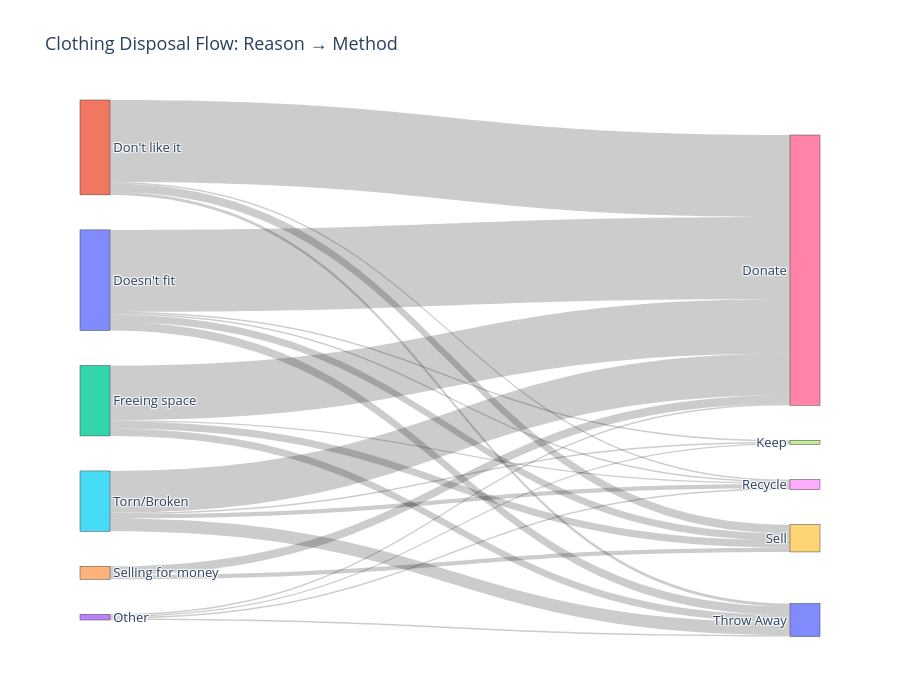

Notebook source saved alongside this figure:
### Markdown cell above
| Meeting Date  | Meeting Time| Completed Before Meeting  | Discuss at Meeting |
|---|---|---|---|
| 1/20  |  11:00 AM | Communicate on Discord; brainstorm topics  | Communication, expectations; Group Survey Form; Background research| 
| 1/26  |  11:30 AM |  Brainstorm research questions | Previous Project Review; Plan for Project Proposal due 2/4 | 
| 2/5  | 2:30 PM | Submit project proposal; Professor Office Hours | Make Google Form for survey; send out to friends  |
| 2/12  | 2:30 PM| Bring back results from pilot survey; Get feedback from TA on proposal | Send out survey to class, reddits, etc; discuss potential bias in survey; Divide labor for Data Checkpoint due 2/18 |
| 2/19  | 2:30 PM| Begin data cleaning code development on initial survey data; Continue distributing survey widely; Complete data checkpoint | Brainstorm analysis methods; Plan for EDA checkpoint due 3/4 |
| 2/26  | 2:30 PM | Have EDA code and visualization ready | Divide labor for EDA checkpoint, review our EDA parts |
| 3/5  | 2:30 PM  | Submit EDA checkpoint | Discuss analysis methods, divide labor for final submission |
| 3/12  | 2:30 PM  | Load final data (cut off survey responses 3/11) | Review final submission, make final adjustments |

### Code cell
%pip install kaleido==0.2.1

import plotly.graph_objects as go


ct = pd.crosstab(df_long["disposal_reason"], df_long["disposal_method_clean"])

sankey_df = ct.reset_index()
sankey_df.columns = ["reason"] + list(ct.columns)
sankey_df = sankey_df.melt(id_vars="reason", var_name="method", value_name="count")
sankey_df = sankey_df[sankey_df["count"] > 0]

reasons = list(ct.index)
methods = list(ct.columns)
labels = reasons + methods
reason_map = {r: i for i, r in enumerate(reasons)}
method_map = {m: i + len(reasons) for i, m in enumerate(methods)}

source = sankey_df["reason"].map(reason_map)
target = sankey_df["method"].map(method_map)
value = sankey_df["count"]
reason_y = [i / (len(reasons) - 1) if len(reasons) > 1 else 0.5 for i in range(len(reasons))]
method_y = [i / (len(methods) - 1) if len(methods) > 1 else 0.5 for i in range(len(methods))]

fig = go.Figure(data=[go.Sankey(
    arrangement="snap",
    node=dict(label=labels, pad=35, thickness=30, x=[0] * len(reasons) + [1] * len(methods), y=reason_y + method_y),
    link=dict(source=source, target=target, value=value))])

fig.update_layout(title_text="Clothing Disposal Flow: Reason → Method", height=700, font_size=13)
fig.show()

### Figure 1 — Plotly figure (JSON) as saved in the notebook; plotly's stock layout.template omitted (floating-point values rounded to 4 significant figures)
{"data": [{"arrangement": "snap", "link": {"source": [0, 1, 2, 3, 4, 5, 0, 3, 5, 0, 1, 2, 3, 5, 0, 1, 2, 4, 0, 1, 2, 3, 5], "target": [6, 6, 6, 6, 6, 6, 7, 7, 7, 8, 8, 8, 8, 8, 9, 9, 9, 9, 10, 10, 10, 10, 10], "value": [57, 57, 38, 1, 6, 29, 1, 1, 1, 1, 1, 1, 1, 3, 5, 6, 5, 3, 6, 2, 5, 1, 9]}, "node": {"label": ["Doesn't fit", "Don't like it", "Freeing space", "Other", "Selling for money", "Torn/Broken", "Donate", "Keep", "Recycle", "Sell", "Throw Away"], "pad": 35, "thickness": 30, "x": [0, 0, 0, 0, 0, 0, 1, 1, 1, 1, 1], "y": [0, 0.2, 0.4, 0.6, 0.8, 1, 0, 0.25, 0.5, 0.75, 1]}, "type": "sankey"}], "layout": {"font": {"size": 13}, "height": 700, "title": {"text": "Clothing Disposal Flow: Reason → Method"}}}
